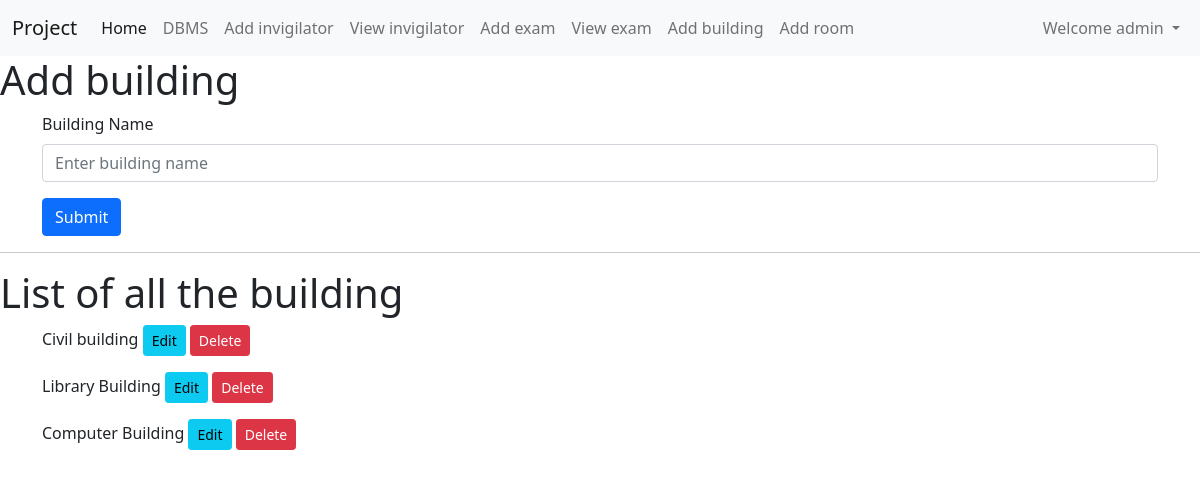
The app's page /addbuilding (signed in) with its own data.
### home/models.py (models this page shows, shortened)
class Addbuilding(models.Model):
    profile = models.ForeignKey(Profile,blank=True,null=True, on_delete=models.CASCADE)
    buildingname=models.CharField(max_length=122)
    rooms=models.ManyToManyField(Addroom,blank=True)

### home/views.py (the view, shortened to what this page needs)
# urls.py: path("addbuilding",views.addbuilding,name='addbuilding'),
def addbuilding(request):
    allbuilding_data = Addbuilding.objects.all()
    data={
        'allbuilding_data':allbuilding_data,
    }
    return render(request, "addbuilding.html",data)

### templates/addbuilding.html (shortened to what this page needs)
{% extends 'base.html' %}
{% block addbuildingcontent %}
{% if addbuilding_data %}
<h1>Update building</h1>
<div class="container">
    <form method="post" action="{% url 'updatebuildingfunc' addbuilding_data.id %}">
      {% csrf_token %}
      <div class="mb-3">
        <label for="buildingname" class="form-label">Building Name</label>
        <input value="{{addbuilding_data.buildingname}}" type="text" required class="form-control"
            id="buildingname" name="buildingname" placeholder="Enter building name">
      </div>
      <button type="submit" class="btn btn-primary">Update</button>
    </form>
</div>
<div class="container">
    <h3>Selected room</h3>
    <div>
      {% for rib in roomsinbuilding %}
      <p>
        {{rib.roomname}}
        <a href="{% url 'deleteroomfrombuilding' rib.id addbuilding_data.id%}"><button
            class="btn btn-danger btn-sm">Delete</button></a>
    </p>
      {% endfor %}
    </div>
    <hr>
    <h3>Remaining rooms</h3>
    <div>
      {% for rrd in removedroom_data %}
      {% if user == rrd.profile.user %}
      <p>{{ard.roomname}}</p>
      <p>{{rrd.roomname}}
       <a href="{% url 'addroominbuilding' rrd.id addbuilding_data.id%}">
        <button class="btn btn-info btn-sm">Add</button></a>
      </p>
      {% endif %}
      {% endfor %}
    </div>
    <hr>
    <h3>All rooms</h3>
    <div>
      {% for ard in allroom_data %}
      {% if user == ard.profile.user %}
      <p>{{ard.roomname}}</p>
      {% endif %}
      {% endfor %}
    </div>
    <hr>
</div>
{% else %}
<h1>Add building</h1>
<div class="container">
  <form method="post" action="/addbuilding">
    <div class="mb-3">
      <label for="buildingname" class="form-label">Building Name</label>
      <input type="text" required class="form-control" id="buildingname" name="buildingname" placeholder="Enter building name">
    </div>
    <button type="submit" class="btn btn-primary">Submit</button>
  </form>
</div>
{% endif %}
<hr>
<h1>List of all the building</h1>
<div class="container">
    {% for abd in allbuilding_data %}
    {% if user == abd.profile.user  %}
    <p>{{abd.buildingname}}
        <a href="{% url 'updatebuilding' abd.id %}"><button class="btn btn-info btn-sm">Edit</button></a>
        <a href="{% url 'deletebuilding' abd.id %}"><button class="btn btn-danger btn-sm">Delete</button></a>
    </p>
    {% endif %}
    {% endfor %}
</div>
{% endblock addbuildingcontent %}

### templates/base.html (shortened to what this page needs)
<!doctype html>
<html lang="en">
<head>
  <link href="/static/bootstrap.min.css" rel="stylesheet">
</head>
<body>
  <nav class="navbar navbar-expand-lg navbar-light bg-light">
    <div class="container-fluid">
      <a class="navbar-brand" href="/">Project</a>
      <div class="collapse navbar-collapse" id="navbarSupportedContent">
        <ul class="navbar-nav me-auto mb-2 mb-lg-0">
          <li class="nav-item">
            <a class="nav-link active" aria-current="page" href="/">Home</a>
          </li>
          {% if user.is_authenticated %}
          <li class="nav-item">
            <a class="nav-link" href="/dbms">DBMS</a>
          </li>
          <li class="nav-item">
            <a class="nav-link" href="/newapp">Add invigilator</a>
          </li>
          <li class="nav-item">
            <a class="nav-link" href="/viewtable">View invigilator</a>
          </li>
          <li class="nav-item">
            <a class="nav-link" href="/addexam">Add exam</a>
          </li>
          <li class="nav-item">
            <a class="nav-link" href="/viewexam">View exam</a>
          </li>
          <li class="nav-item">
            <a class="nav-link" href="/addbuilding">Add building</a>
          </li>
          <li class="nav-item">
            <a class="nav-link" href="/addroom">Add room</a>
          </li>
          {% endif %}
        </ul>
        <div class="d-flex">
          {% if user.is_authenticated %}
          <ul class="navbar-nav me-auto mb-2 mb-lg-0">
            <li class="nav-item dropdown">
              <a class="nav-link dropdown-toggle" id="navbarDropdown" role="button" data-bs-toggle="dropdown"
                aria-expanded="false">
                Welcome {{request.user}}
              </a>
            </li>
          </ul>
          {% endif %}
        </div>
      </div>
    </div>
  </nav>
  {% block addbuildingcontent %}{% endblock addbuildingcontent %}
</body>
</html>

### records on screen
Addbuilding: buildingname "Civil building"
Addbuilding: buildingname "Library Building"
Addbuilding: buildingname "Computer Building"

### other values on screen
{{ request.user }} "admin"
